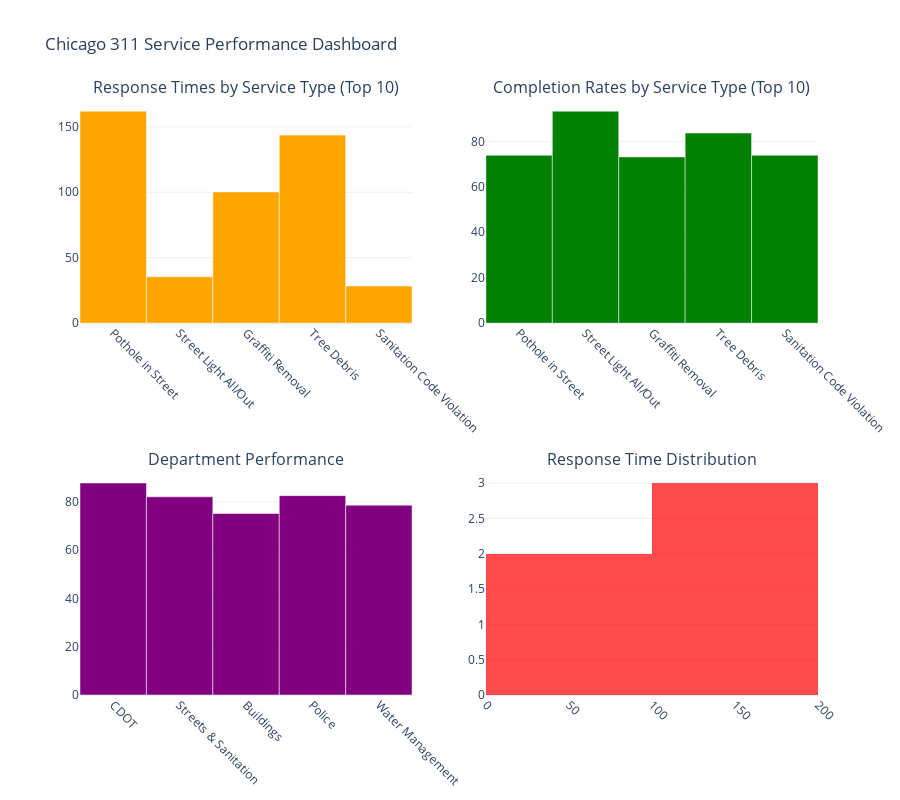

Here is the notebook cell this chart was saved with:
### Markdown cell above
## 5. Performance Analytics Dashboard

### Code cell
# Performance analytics
if 'service_performance' in analysis_results:
    perf_data = analysis_results['service_performance']
    
    # Create performance dashboard
    fig = make_subplots(
        rows=2, cols=2,
        subplot_titles=(
            "Response Times by Service Type (Top 10)",
            "Completion Rates by Service Type (Top 10)",
            "Department Performance",
            "Response Time Distribution"
        )
    )
    
    # Response times by service type
    if 'response_times_by_type' in perf_data:
        response_data = perf_data['response_times_by_type'][:10]
        if response_data:
            fig.add_trace(
                go.Bar(
                    x=[item['_id'][:30] + '...' if len(item['_id']) > 30 else item['_id'] 
                       for item in response_data],
                    y=[item['avg_response_time_hours'] for item in response_data],
                    name="Response Time (Hours)",
                    marker_color='orange',
                    hovertemplate='<b>%{x}</b><br>Avg Response: %{y:.1f} hours<extra></extra>'
                ),
                row=1, col=1
            )
    
    # Completion rates by service type
    if 'completion_rates_by_type' in perf_data:
        completion_data = perf_data['completion_rates_by_type'][:10]
        if completion_data:
            fig.add_trace(
                go.Bar(
                    x=[item['sr_type'][:30] + '...' if len(item['sr_type']) > 30 else item['sr_type'] 
                       for item in completion_data],
                    y=[item['completion_rate'] for item in completion_data],
                    name="Completion Rate (%)",
                    marker_color='green',
                    hovertemplate='<b>%{x}</b><br>Completion Rate: %{y:.1f}%<extra></extra>'
                ),
                row=1, col=2
            )
    
    # Department performance
    if 'department_performance' in perf_data:
        dept_data = perf_data['department_performance'][:8]
        if dept_data:
            fig.add_trace(
                go.Bar(
                    x=[item['department'][:20] + '...' if len(item['department']) > 20 else item['department'] 
                       for item in dept_data],
                    y=[item['completion_rate'] for item in dept_data],
                    name="Dept Completion Rate (%)",
                    marker_color='purple',
                    hovertemplate='<b>%{x}</b><br>Completion Rate: %{y:.1f}%<extra></extra>'
                ),
                row=2, col=1
            )
    
    # Response time distribution
    if 'response_times_by_type' in perf_data:
        response_times = [item['avg_response_time_hours'] for item in perf_data['response_times_by_type'] 
                         if item['avg_response_time_hours'] and item['avg_response_time_hours'] < 1000]  # Filter outliers
        if response_times:
            fig.add_trace(
                go.Histogram(
                    x=response_times,
                    name="Response Time Distribution",
                    marker_color='red',
                    opacity=0.7,
                    hovertemplate='Hours: %{x:.1f}<br>Count: %{y}<extra></extra>'
                ),
                row=2, col=2
            )
    
    fig.update_layout(
        title="Chicago 311 Service Performance Dashboard",
        height=800,
        showlegend=False,
        template="plotly_white"
    )
    
    # Update x-axis labels to be rotated for better readability
    fig.update_xaxes(tickangle=45)
    
    fig.show()
    
    print("✅ Performance analytics dashboard created")

### Figure 1 — Plotly figure (JSON) as saved in the notebook; plotly's stock layout.template omitted (floating-point values rounded to 4 significant figures)
{"data": [{"hovertemplate": "<b>%{x}</b><br>Avg Response: %{y:.1f} hours<extra></extra>", "marker": {"color": "orange"}, "name": "Response Time (Hours)", "type": "bar", "x": ["Pothole in Street", "Street Light All/Out", "Graffiti Removal", "Tree Debris", "Sanitation Code Violation"], "xaxis": "x", "y": [162.0, 35.49, 100.2, 143.7, 28.29], "yaxis": "y"}, {"hovertemplate": "<b>%{x}</b><br>Completion Rate: %{y:.1f}%<extra></extra>", "marker": {"color": "green"}, "name": "Completion Rate (%)", "type": "bar", "x": ["Pothole in Street", "Street Light All/Out", "Graffiti Removal", "Tree Debris", "Sanitation Code Violation"], "xaxis": "x2", "y": [73.85, 93.28, 73.14, 83.64, 73.86], "yaxis": "y2"}, {"hovertemplate": "<b>%{x}</b><br>Completion Rate: %{y:.1f}%<extra></extra>", "marker": {"color": "purple"}, "name": "Dept Completion Rate (%)", "type": "bar", "x": ["CDOT", "Streets & Sanitation", "Buildings", "Police", "Water Management"], "xaxis": "x3", "y": [87.82, 82.12, 75.21, 82.59, 78.65], "yaxis": "y3"}, {"hovertemplate": "Hours: %{x:.1f}<br>Count: %{y}<extra></extra>", "marker": {"color": "red"}, "name": "Response Time Distribution", "opacity": 0.7, "type": "histogram", "x": [162.0, 35.49, 100.2, 143.7, 28.29], "xaxis": "x4", "yaxis": "y4"}], "layout": {"annotations": [{"font": {"size": 16}, "showarrow": false, "text": "Response Times by Service Type (Top 10)", "x": 0.225, "xanchor": "center", "xref": "paper", "y": 1, "yanchor": "bottom", "yref": "paper"}, {"font": {"size": 16}, "showarrow": false, "text": "Completion Rates by Service Type (Top 10)", "x": 0.775, "xanchor": "center", "xref": "paper", "y": 1, "yanchor": "bottom", "yref": "paper"}, {"font": {"size": 16}, "showarrow": false, "text": "Department Performance", "x": 0.225, "xanchor": "center", "xref": "paper", "y": 0.375, "yanchor": "bottom", "yref": "paper"}, {"font": {"size": 16}, "showarrow": false, "text": "Response Time Distribution", "x": 0.775, "xanchor": "center", "xref": "paper", "y": 0.375, "yanchor": "bottom", "yref": "paper"}], "height": 800, "showlegend": false, "title": {"text": "Chicago 311 Service Performance Dashboard"}, "xaxis": {"anchor": "y", "domain": [0, 0.45], "tickangle": 45}, "xaxis2": {"anchor": "y2", "domain": [0.55, 1], "tickangle": 45}, "xaxis3": {"anchor": "y3", "domain": [0, 0.45], "tickangle": 45}, "xaxis4": {"anchor": "y4", "domain": [0.55, 1], "tickangle": 45}, "yaxis": {"anchor": "x", "domain": [0.625, 1]}, "yaxis2": {"anchor": "x2", "domain": [0.625, 1]}, "yaxis3": {"anchor": "x3", "domain": [0, 0.375]}, "yaxis4": {"anchor": "x4", "domain": [0, 0.375]}}}
